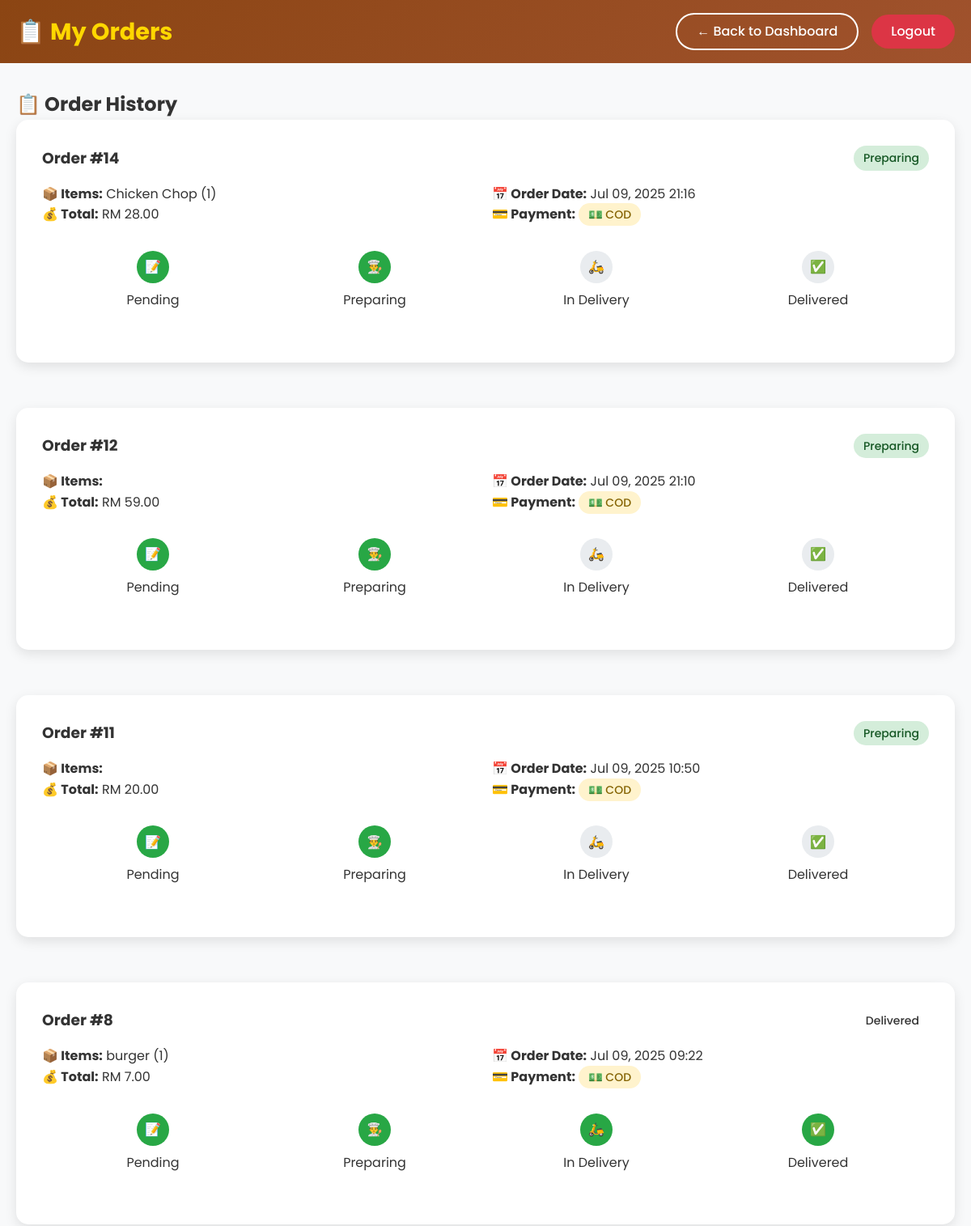
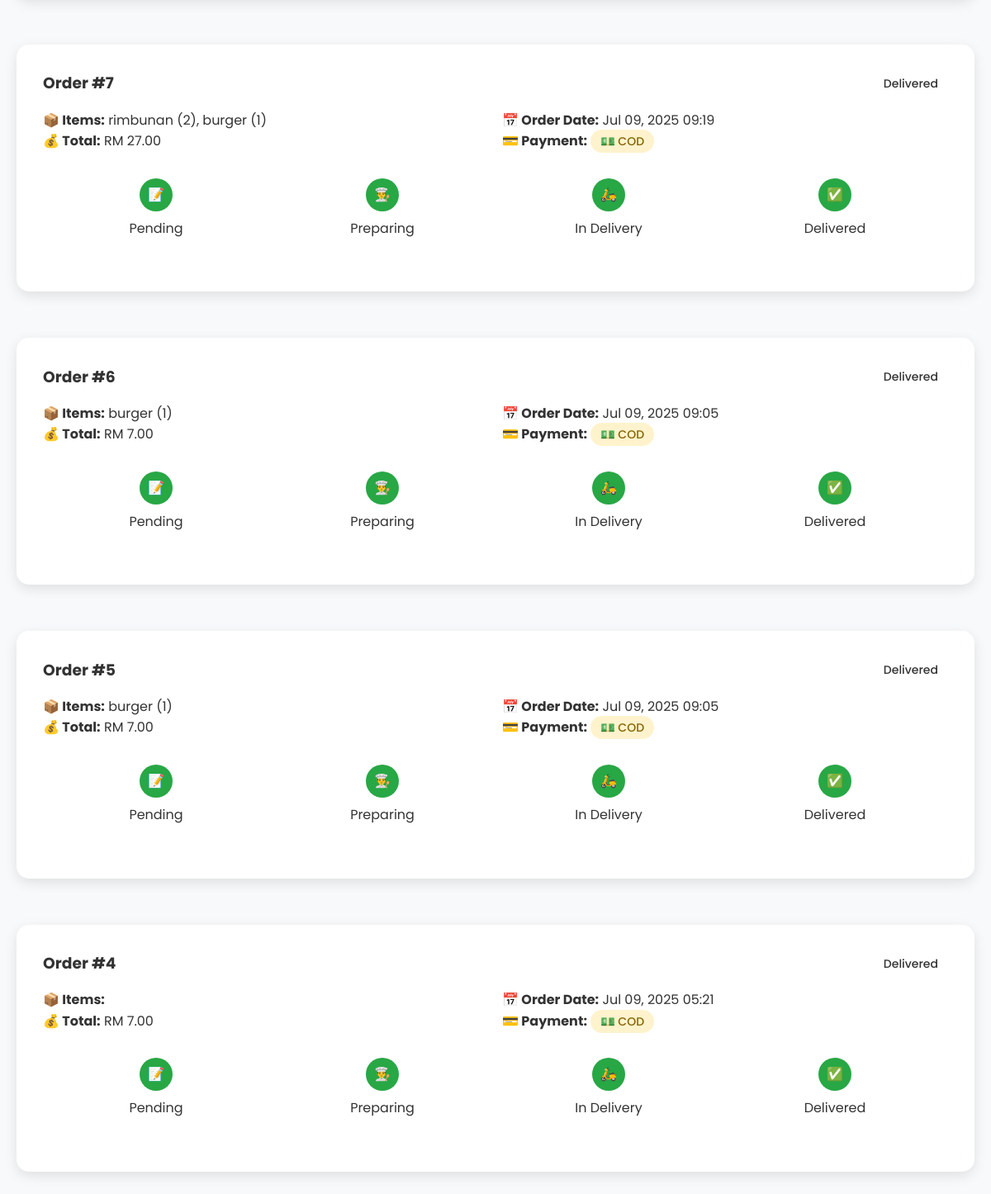
The app's page /project/customer_orders.php (signed in) with its own data (2 pictures, top to bottom).
### tables this page shows
CREATE TABLE `orders` (
  `order_id` int(11) NOT NULL,
  `admin_id` int(11) DEFAULT NULL,
  `cust_id` int(11) DEFAULT NULL,
  `rider_id` int(11) DEFAULT NULL,
  `order_date` datetime DEFAULT NULL,
  `order_status` varchar(50) DEFAULT NULL,
  `total_price` decimal(10,2) DEFAULT NULL,
  `delivery_status` int(11) DEFAULT NULL,
  `payment_method` varchar(10) DEFAULT 'cod',
  `delivery_address` text DEFAULT NULL
);

### project/customer_orders.php (the view, shortened to what this page needs)
<?php
include 'config/database.php';
$stmt = $pdo->prepare("SELECT o.*, o.delivery_address,
                      GROUP_CONCAT(CONCAT(p.product_name, ' (', od.qty, ')') SEPARATOR ', ') as items
                      FROM orders o
                      LEFT JOIN order_details od ON o.order_id = od.orders_id
                      LEFT JOIN product p ON od.product_id = p.product_id
                      WHERE o.cust_id = ?
                      GROUP BY o.order_id
                      ORDER BY o.order_date DESC");
$stmt->execute([$_SESSION['user_id']]);
$orders = $stmt->fetchAll();
?>
<!DOCTYPE html>
<html lang="en">
<head>
    <link rel="stylesheet" href="css/style.css">
</head>
<body>
<div class="dashboard">
    <div class="dashboard-header">
        <div class="container">
            <div class="dashboard-nav">
                <div class="logo">📋 My Orders</div>
                <div class="nav-actions">
                    <a href="customer_dashboard.php" class="btn btn-secondary">← Back to Dashboard</a>
                    <a href="logout.php" class="btn btn-danger">Logout</a>
                </div>
            </div>
        </div>
    </div>
    <div class="container">
        <div class="dashboard-content">
            <h2>📋 Order History</h2>
            <?php if (empty($orders)): ?>
                <div style="background: white; padding: 3rem; border-radius: 15px; text-align: center; box-shadow: 0 5px 15px rgba(0,0,0,0.1);">
                    <div style="font-size: 4rem; margin-bottom: 1rem;">🍽️</div>
                    <h3>No orders yet</h3>
                    <p>Start by browsing our delicious menu!</p>
                    <a href="customer_dashboard.php" class="btn btn-primary" style="margin-top: 1rem;">
                        Browse Menu
                    </a>
                </div>
            <?php else: ?>
                <div style="display: grid; gap: 1.5rem;">
                    <?php foreach ($orders as $order): ?>
                        <div class="order-status">
                            <div style="display: flex; justify-content: space-between; align-items: center; margin-bottom: 1rem;">
                                <h3>Order #<?php echo $order['order_id']; ?></h3>
                                <div style="display: flex; align-items: center; gap: 1rem;">
                                    <span class="status-badge status-<?php echo strtolower(str_replace(' ', '', $order['order_status'])); ?>">
                                        <?php echo $order['order_status']; ?>
                                    </span>
                                </div>
                            </div>
                            <div style="display: grid; grid-template-columns: repeat(auto-fit, minmax(250px, 1fr)); gap: 1rem; margin-bottom: 1rem;">
                                <div>
                                    <p><strong>📦 Items:</strong> <?php echo $order['items']; ?></p>
                                    <p><strong>💰 Total:</strong> RM <?php echo number_format($order['total_price'], 2); ?></p>
                                </div>
                                <div>
                                    <p><strong>📅 Order Date:</strong> <?php echo date('M d, Y H:i', strtotime($order['order_date'])); ?></p>
                                    <p><strong>💳 Payment:</strong>
                                        <span class="status-badge <?php echo ($order['payment_method'] ?? 'cod') === 'cod' ? 'status-pending' : 'status-completed'; ?>">
                                            <?php echo ($order['payment_method'] ?? 'cod') === 'cod' ? '💵 COD' : '📱 QR Paid'; ?>
                                        </span>
                                    </p>
                                </div>
                            </div>
                            <div class="status-timeline">
                                <div class="status-step <?php echo in_array($order['order_status'], ['Pending', 'Preparing', 'In Delivery', 'Delivered']) ? 'active' : ''; ?>">
                                    <div class="status-icon">📝</div>
                                    <span>Pending</span>
                                </div>
                                <div class="status-step <?php echo in_array($order['order_status'], ['Preparing', 'In Delivery', 'Delivered']) ? 'active' : ''; ?>">
                                    <div class="status-icon">👨‍🍳</div>
                                    <span>Preparing</span>
                                </div>
                                <div class="status-step <?php echo in_array($order['order_status'], ['In Delivery', 'Delivered']) ? 'active' : ''; ?>">
                                    <div class="status-icon">🛵</div>
                                    <span>In Delivery</span>
                                </div>
                                <div class="status-step <?php echo $order['order_status'] === 'Delivered' ? 'active' : ''; ?>">
                                    <div class="status-icon">✅</div>
                                    <span>Delivered</span>
                                </div>
                            </div>
                        </div>
                    <?php endforeach; ?>
                </div>
            <?php endif; ?>
        </div>
    </div>
</div>
</body>
</html>

### project/css/style.css (style rules this page uses)
* { margin: 0; padding: 0; box-sizing: border-box; }
body { font-family: 'Poppins', sans-serif; line-height: 1.6; color: #333; background-color: #f8f9fa; }
.container { max-width: 1200px; margin: 0 auto; padding: 0 20px; }
.logo { font-size: 1.8rem; font-weight: 700; color: #FFD700; }
.nav-actions { display: flex; gap: 1rem; align-items: center; }
.btn { padding: 0.5rem 1.5rem; border: none; border-radius: 25px; cursor: pointer; font-weight: 500; text-decoration: none; display: inline-block; transition: all 0.3s; }
.btn-secondary { background: transparent; color: white; border: 2px solid white; }
.btn-danger { background: #dc3545; color: white; }
.dashboard { min-height: 100vh; background: #f8f9fa; }
.dashboard-header { background: linear-gradient(135deg, #8B4513 0%, #A0522D 100%); color: white; padding: 1rem 0; }
.dashboard-nav { display: flex; justify-content: space-between; align-items: center; }
.dashboard-content { padding: 2rem 0; }
.order-status { background: white; padding: 2rem; border-radius: 15px; box-shadow: 0 5px 15px rgba(0,0,0,0.1); margin-bottom: 2rem; }
.status-timeline { display: flex; justify-content: space-between; margin: 2rem 0; }
.status-step { display: flex; flex-direction: column; align-items: center; flex: 1; position: relative; }
.status-step::after { content: ''; position: absolute; top: 20px; left: 50%; width: 100%; height: 2px; background: #e9ecef; z-index: -1; }
.status-step:last-child::after { display: none; }
.status-step.active::after { background: #28a745; }
.status-icon { width: 40px; height: 40px; border-radius: 50%; background: #e9ecef; display: flex; align-items: center; justify-content: center; margin-bottom: 0.5rem; color: #666; }
.status-step.active .status-icon { background: #28a745; color: white; }
.status-badge { padding: 0.25rem 0.75rem; border-radius: 20px; font-size: 0.875rem; font-weight: 500; }
.status-pending { background: #fff3cd; color: #856404; }
.status-preparing { background: #d4edda; color: #155724; }

### records on screen
orders: order_id "14", order_status "Preparing", items "Chicken Chop (1)", total_price "28.00", order_date "Jul 09, 2025 21:16", payment_method "💵 COD"
orders: order_id "12", order_status "Preparing", total_price "59.00", order_date "Jul 09, 2025 21:10", payment_method "💵 COD"
orders: order_id "11", order_status "Preparing", total_price "20.00", order_date "Jul 09, 2025 10:50", payment_method "💵 COD"
orders: order_id "8", order_status "Delivered", items "burger (1)", total_price "7.00", order_date "Jul 09, 2025 09:22", payment_method "💵 COD"
orders: order_id "7", order_status "Delivered", items "rimbunan (2), burger (1)", total_price "27.00", order_date "Jul 09, 2025 09:19", payment_method "💵 COD"
orders: order_id "6", order_status "Delivered", items "burger (1)", total_price "7.00", order_date "Jul 09, 2025 09:05", payment_method "💵 COD"
orders: order_id "5", order_status "Delivered", items "burger (1)", total_price "7.00", order_date "Jul 09, 2025 09:05", payment_method "💵 COD"
orders: order_id "4", order_status "Delivered", total_price "7.00", order_date "Jul 09, 2025 05:21", payment_method "💵 COD"
